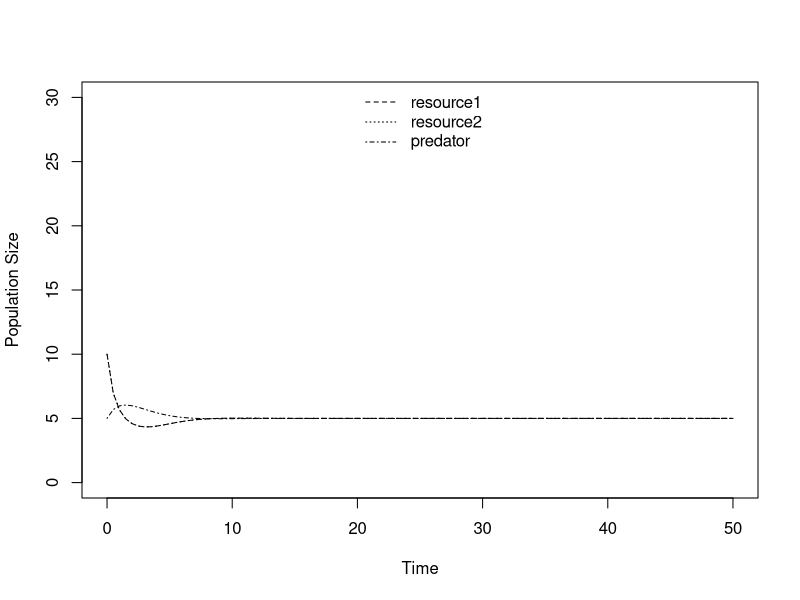
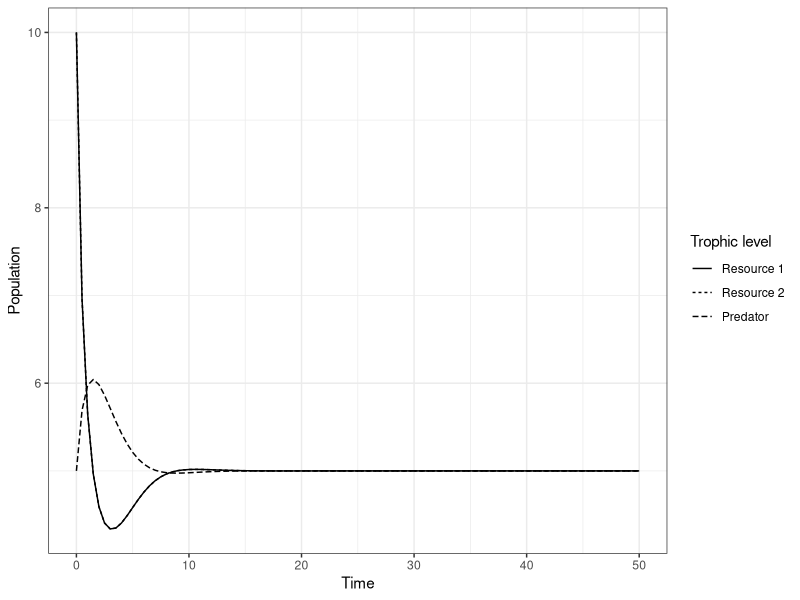

Write R code to recreate these figures, in order.
library(deSolve)
library(ggplot2)
#From Abrams 1993. Effect of Increased Productivity on the Abundances of Trophic Levels.
#The American Naturalist, Vol. 141, No. 3. (Mar., 1993), pp. 351-371
#Model based on figure 2.3.

####FUNCTION####
predprey.log.prey <- function(t, y, params) {
  R1 <- y[1]
  R2 <- y[2]
  P <- y[3]
  with(as.list(params), {
    dR1.dt <- r * R1 * (1 - R1 / k) - a1 * R1 * P
    dR2.dt <- r * R2 * (1 - R2 / L)  - a2 * R2 * P
    dP.dt <- e1 * a1 * R1 * P + e2 * a2 * R2 * P - d * P
    return(list(c(dR1.dt, dR2.dt, dP.dt)))
  })
}
r <- 2 #Intrinsic growth rate of resource (logistic)
e1 <- 0.2 #Efficacy of take-up from resource 1 to predator
e2 <- 0.2 #Efficacy of take-up from resource 2 to predator
a1 <- 0.2 #Attack rate of predator on resource 1
a2 <- 0.2 #Attack rate of predator on resource 2
d <- 0.4 #Death rate of predator
k <- 10 #Carrying capacity of resource 1
L <- 10 #Carrying capacity of resource 2

R10 <- 10 #Initial resource 1 population
R20 <- 10 #Initial resource 2 population
P0 <- 5 #Initial predator population
params.log.prey1 <- c(r = r, e1 = e1, e2 = e2, a1 = a1, a2 = a2, d = d, k = k, L = L)
MaxTime <- 50
Time <- seq(0, MaxTime, by = 0.5)
log.prey.out <- ode(c(R10, R20, P0), Time, predprey.log.prey, params.log.prey1)

####PLOTTNG####
matplot(Time, (log.prey.out[, 2:4]), type = "l", lty = 2:4, col=1, ylab = "Population Size", xlab="Time", ylim = c(0,30))
legend("top", c(expression("resource1"), expression("resource2"), expression("predator")), lty = 2:4, bty = "n")

####PLOT WITH GGOPLOT####
library(ggplot2)
library(tidyr)
#Reshape to long format
log.prey.out <- as.data.frame(log.prey.out)
log.prey.out$time <- as.numeric(log.prey.out$time)
log.prey.out <- gather(log.prey.out, key = "Trophic level", value = "Population_size", -time)
#Plot
ggplot(data = log.prey.out, aes(x = time, y = Population_size, linetype = `Trophic level`)) +
  geom_line() +
  theme_bw() + 
  labs(x = "Time", y = "Population") +
  scale_linetype_discrete(labels=c('Resource 1', 'Resource 2', 'Predator'))
